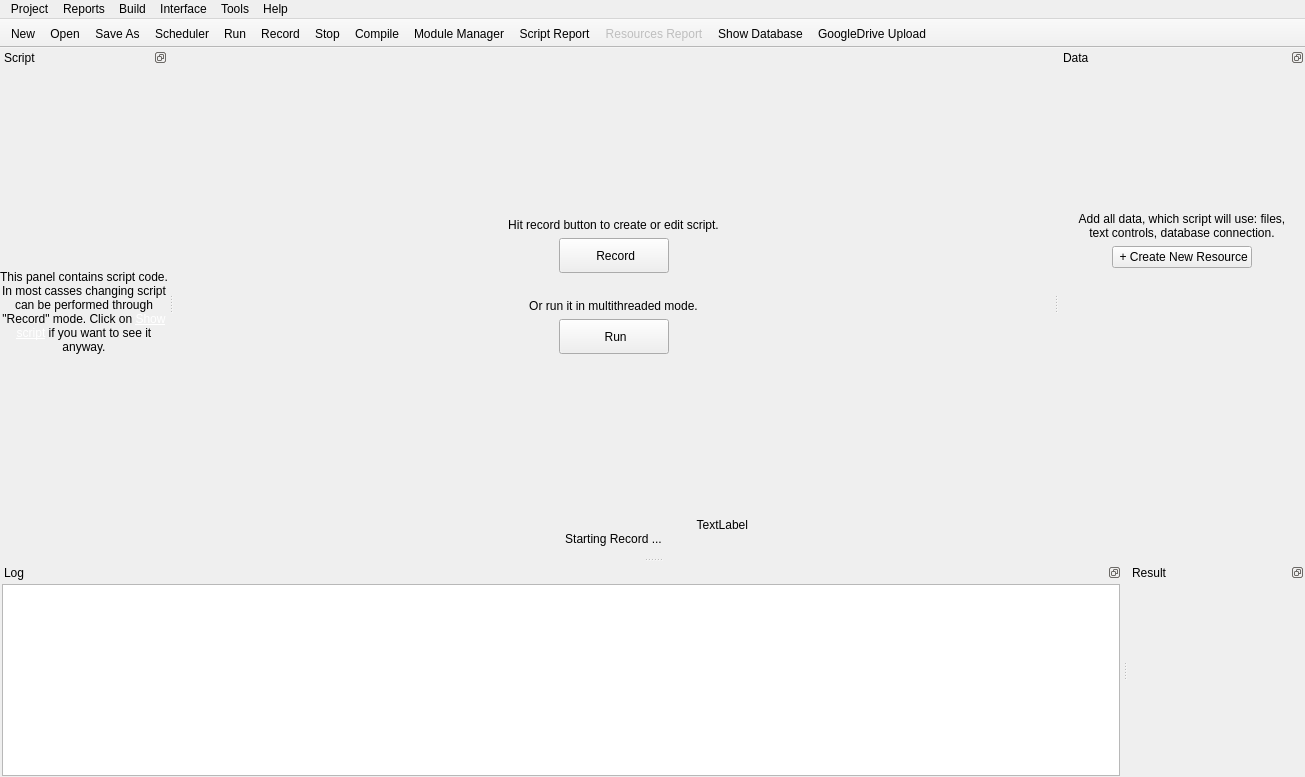
<?xml version="1.0" encoding="UTF-8"?>
<ui version="4.0">
 <class>MainWindow</class>
 <widget class="QMainWindow" name="MainWindow">
  <property name="geometry">
   <rect>
    <x>0</x>
    <y>0</y>
    <width>1305</width>
    <height>777</height>
   </rect>
  </property>
  <property name="windowTitle">
   <string notr="true">Browser Automation Studio</string>
  </property>
  <property name="windowIcon">
   <iconset resource="studio.qrc">
    <normaloff>:/studio/images/Logo.png</normaloff>:/studio/images/Logo.png</iconset>
  </property>
  <property name="dockNestingEnabled">
   <bool>false</bool>
  </property>
  <property name="dockOptions">
   <set>QMainWindow::ForceTabbedDocks</set>
  </property>
  <widget class="QWidget" name="centralWidget">
   <layout class="QVBoxLayout" name="verticalLayout">
    <property name="spacing">
     <number>0</number>
    </property>
    <item>
     <spacer name="VerticalSpacerRecordButtonUp">
      <property name="orientation">
       <enum>Qt::Vertical</enum>
      </property>
      <property name="sizeHint" stdset="0">
       <size>
        <width>20</width>
        <height>40</height>
       </size>
      </property>
     </spacer>
    </item>
    <item>
     <layout class="QVBoxLayout" name="LayoutBrowserInner">
      <property name="topMargin">
       <number>0</number>
      </property>
     </layout>
    </item>
    <item>
     <widget class="QWidget" name="RecordContent" native="true">
      <property name="minimumSize">
       <size>
        <width>0</width>
        <height>0</height>
       </size>
      </property>
      <layout class="QVBoxLayout" name="verticalLayout_3">
       <property name="spacing">
        <number>0</number>
       </property>
       <property name="leftMargin">
        <number>0</number>
       </property>
       <property name="topMargin">
        <number>0</number>
       </property>
       <property name="rightMargin">
        <number>0</number>
       </property>
       <property name="bottomMargin">
        <number>0</number>
       </property>
       <item>
        <layout class="QVBoxLayout" name="LayoutBrowser">
         <property name="spacing">
          <number>6</number>
         </property>
         <property name="topMargin">
          <number>0</number>
         </property>
         <item>
          <layout class="QVBoxLayout" name="verticalLayout_2">
           <property name="topMargin">
            <number>0</number>
           </property>
           <item>
            <widget class="QLabel" name="LabelBrowserHelper">
             <property name="sizePolicy">
              <sizepolicy hsizetype="Preferred" vsizetype="Maximum">
               <horstretch>0</horstretch>
               <verstretch>0</verstretch>
              </sizepolicy>
             </property>
             <property name="text">
         <string>&lt;html&gt;&lt;head/&gt;&lt;body&gt;&lt;p&gt;&lt;img src=&quot;:/engine/images/question_important.png&quot;/&gt; Hit record button to create or edit script.&lt;/p&gt;&lt;/body&gt;&lt;/html&gt;</string>
             </property>
             <property name="textFormat">
              <enum>Qt::RichText</enum>
             </property>
             <property name="pixmap">
              <pixmap resource="studio.qrc">:/studio/images/question.png</pixmap>
             </property>
             <property name="scaledContents">
              <bool>false</bool>
             </property>
             <property name="alignment">
              <set>Qt::AlignHCenter|Qt::AlignTop</set>
             </property>
             <property name="wordWrap">
              <bool>true</bool>
             </property>
             <property name="margin">
              <number>10</number>
             </property>
            </widget>
           </item>
          </layout>
         </item>
         <item>
          <layout class="QHBoxLayout" name="horizontalLayout_3">
           <property name="topMargin">
            <number>0</number>
           </property>
           <item>
            <spacer name="horizontalSpacer_3">
             <property name="orientation">
              <enum>Qt::Horizontal</enum>
             </property>
             <property name="sizeType">
              <enum>QSizePolicy::Expanding</enum>
             </property>
             <property name="sizeHint" stdset="0">
              <size>
               <width>20</width>
               <height>20</height>
              </size>
             </property>
            </spacer>
           </item>
           <item>
            <widget class="QPushButton" name="RecordButton">
             <property name="minimumSize">
              <size>
               <width>110</width>
               <height>35</height>
              </size>
             </property>
             <property name="maximumSize">
              <size>
               <width>9999</width>
               <height>9999</height>
              </size>
             </property>
             <property name="text">
              <string> Record</string>
             </property>
             <property name="icon">
              <iconset resource="studio.qrc">
               <normaloff>:/studio/images/Record.png</normaloff>:/studio/images/Record.png</iconset>
             </property>
             <property name="iconSize">
              <size>
               <width>20</width>
               <height>20</height>
              </size>
             </property>
            </widget>
           </item>
           <item>
            <spacer name="horizontalSpacer_2">
             <property name="orientation">
              <enum>Qt::Horizontal</enum>
             </property>
             <property name="sizeHint" stdset="0">
              <size>
               <width>40</width>
               <height>20</height>
              </size>
             </property>
            </spacer>
           </item>
          </layout>
         </item>
         <item>
          <layout class="QVBoxLayout" name="LayoutRunLabel">
           <property name="topMargin">
            <number>20</number>
           </property>
           <item>
            <widget class="QLabel" name="LabelRunHelper">
             <property name="text">
              <string>&lt;html&gt;&lt;head/&gt;&lt;body&gt;&lt;p&gt;&lt;img src=&quot;:/studio/images/question.png&quot;/&gt; Or run it in multithreaded mode.&lt;/p&gt;&lt;/body&gt;&lt;/html&gt;</string>
             </property>
             <property name="alignment">
              <set>Qt::AlignCenter</set>
             </property>
             <property name="wordWrap">
              <bool>true</bool>
             </property>
             <property name="margin">
              <number>10</number>
             </property>
            </widget>
           </item>
          </layout>
         </item>
         <item>
          <layout class="QHBoxLayout" name="horizontalLayout">
           <property name="topMargin">
            <number>0</number>
           </property>
           <item>
            <spacer name="horizontalSpacer_5">
             <property name="orientation">
              <enum>Qt::Horizontal</enum>
             </property>
             <property name="sizeHint" stdset="0">
              <size>
               <width>40</width>
               <height>20</height>
              </size>
             </property>
            </spacer>
           </item>
           <item>
            <widget class="QPushButton" name="RunButton">
             <property name="minimumSize">
              <size>
               <width>110</width>
               <height>35</height>
              </size>
             </property>
             <property name="text">
              <string> Run</string>
             </property>
             <property name="icon">
              <iconset resource="studio.qrc">
               <normaloff>:/studio/images/start.png</normaloff>:/studio/images/start.png</iconset>
             </property>
             <property name="iconSize">
              <size>
               <width>20</width>
               <height>20</height>
              </size>
             </property>
             <property name="flat">
              <bool>false</bool>
             </property>
            </widget>
           </item>
           <item>
            <spacer name="horizontalSpacer_6">
             <property name="orientation">
              <enum>Qt::Horizontal</enum>
             </property>
             <property name="sizeHint" stdset="0">
              <size>
               <width>40</width>
               <height>20</height>
              </size>
             </property>
            </spacer>
           </item>
          </layout>
         </item>
         <item>
          <widget class="RecentsWidget" name="Recents" native="true"/>
         </item>
        </layout>
       </item>
      </layout>
     </widget>
    </item>
    <item>
     <spacer name="verticalSpacer">
      <property name="orientation">
       <enum>Qt::Vertical</enum>
      </property>
      <property name="sizeHint" stdset="0">
       <size>
        <width>20</width>
        <height>40</height>
       </size>
      </property>
     </spacer>
    </item>
    <item>
     <layout class="QHBoxLayout" name="horizontalLayout_2">
      <property name="sizeConstraint">
       <enum>QLayout::SetDefaultConstraint</enum>
      </property>
      <property name="topMargin">
       <number>0</number>
      </property>
      <item>
       <spacer name="StatusLeft">
        <property name="orientation">
         <enum>Qt::Horizontal</enum>
        </property>
        <property name="sizeHint" stdset="0">
         <size>
          <width>40</width>
          <height>0</height>
         </size>
        </property>
       </spacer>
      </item>
      <item>
       <widget class="QLabel" name="LabelStatusText">
        <property name="sizePolicy">
         <sizepolicy hsizetype="Preferred" vsizetype="Minimum">
          <horstretch>0</horstretch>
          <verstretch>0</verstretch>
         </sizepolicy>
        </property>
        <property name="minimumSize">
         <size>
          <width>400</width>
          <height>0</height>
         </size>
        </property>
        <property name="maximumSize">
         <size>
          <width>16777215</width>
          <height>100</height>
         </size>
        </property>
        <property name="text">
         <string>TextLabel</string>
        </property>
        <property name="scaledContents">
         <bool>false</bool>
        </property>
        <property name="alignment">
         <set>Qt::AlignRight|Qt::AlignTrailing|Qt::AlignVCenter</set>
        </property>
        <property name="wordWrap">
         <bool>true</bool>
        </property>
       </widget>
      </item>
      <item>
       <widget class="QLabel" name="LabelStatus">
        <property name="sizePolicy">
         <sizepolicy hsizetype="Preferred" vsizetype="Minimum">
          <horstretch>0</horstretch>
          <verstretch>0</verstretch>
         </sizepolicy>
        </property>
        <property name="minimumSize">
         <size>
          <width>126</width>
          <height>0</height>
         </size>
        </property>
        <property name="maximumSize">
         <size>
          <width>126</width>
          <height>30</height>
         </size>
        </property>
        <property name="text">
         <string/>
        </property>
        <property name="alignment">
         <set>Qt::AlignRight|Qt::AlignTrailing|Qt::AlignVCenter</set>
        </property>
       </widget>
      </item>
      <item>
       <spacer name="StatusRight">
        <property name="orientation">
         <enum>Qt::Horizontal</enum>
        </property>
        <property name="sizeHint" stdset="0">
         <size>
          <width>40</width>
          <height>0</height>
         </size>
        </property>
       </spacer>
      </item>
     </layout>
    </item>
    <item>
     <layout class="QHBoxLayout" name="horizontalLayout_10">
      <property name="spacing">
       <number>0</number>
      </property>
      <property name="topMargin">
       <number>0</number>
      </property>
      <item>
       <widget class="QLabel" name="StartRecord">
        <property name="sizePolicy">
         <sizepolicy hsizetype="Preferred" vsizetype="Minimum">
          <horstretch>0</horstretch>
          <verstretch>0</verstretch>
         </sizepolicy>
        </property>
        <property name="text">
         <string>Starting Record ...</string>
        </property>
        <property name="alignment">
         <set>Qt::AlignCenter</set>
        </property>
        <property name="margin">
         <number>10</number>
        </property>
       </widget>
      </item>
     </layout>
    </item>
    <item>
     <spacer name="CenterStatus">
      <property name="orientation">
       <enum>Qt::Vertical</enum>
      </property>
      <property name="sizeType">
       <enum>QSizePolicy::Fixed</enum>
      </property>
      <property name="sizeHint" stdset="0">
       <size>
        <width>20</width>
        <height>0</height>
       </size>
      </property>
     </spacer>
    </item>
   </layout>
  </widget>
  <widget class="QMenuBar" name="menuBar">
   <property name="geometry">
    <rect>
     <x>0</x>
     <y>0</y>
     <width>1305</width>
     <height>21</height>
    </rect>
   </property>
   <widget class="QMenu" name="menuProject">
    <property name="title">
     <string>Project</string>
    </property>
    <widget class="QMenu" name="menuSettings">
     <property name="title">
      <string>Settings</string>
     </property>
     <property name="icon">
      <iconset resource="studio.qrc">
       <normaloff>:/studio/images/settings.png</normaloff>:/studio/images/settings.png</iconset>
     </property>
     <addaction name="actionInterface_language"/>
     <addaction name="actionLog_Location_Chooser"/>
    </widget>
    <addaction name="actionNew"/>
    <addaction name="actionOpen"/>
    <addaction name="actionOpenUrl"/>
    <addaction name="actionSave"/>
    <addaction name="actionSave_As"/>
    <addaction name="actionUploadToGoogleDrive"/>
    <addaction name="separator"/>
    <addaction name="actionShow_Database"/>
    <addaction name="separator"/>
    <addaction name="menuSettings"/>
    <addaction name="separator"/>
    <addaction name="actionLocalization"/>
    <addaction name="separator"/>
    <addaction name="actionExit"/>
   </widget>
   <widget class="QMenu" name="menuBuild">
    <property name="title">
     <string>Build</string>
    </property>
    <addaction name="actionCompile"/>
    <addaction name="actionRun"/>
    <addaction name="actionStop"/>
   </widget>
   <widget class="QMenu" name="menuHelp">
    <property name="title">
     <string>Help</string>
    </property>
    <addaction name="actionAbout_Engine"/>
    <addaction name="actionModules_Manager"/>
   </widget>
   <widget class="QMenu" name="menuReports">
    <property name="title">
     <string>Reports</string>
    </property>
    <addaction name="actionShow_Report"/>
    <addaction name="actionResourcesReport"/>
    <addaction name="actionShow_Profiler"/>
    <addaction name="actionHTTP_Sniffer"/>
   </widget>
   <widget class="QMenu" name="menuTools">
    <property name="title">
     <string>Tools</string>
    </property>
    <addaction name="actionRegexp_Constructor"/>
    <addaction name="actionScheduler"/>
    <addaction name="actionFingerprint_Switcher"/>
    <addaction name="actionDebug_Version"/>
   </widget>
   <widget class="QMenu" name="menuInterface">
    <property name="title">
     <string>Interface</string>
    </property>
    <addaction name="actionRestoreOriginal"/>
   </widget>
   <addaction name="menuProject"/>
   <addaction name="menuReports"/>
   <addaction name="menuBuild"/>
   <addaction name="menuInterface"/>
   <addaction name="menuTools"/>
   <addaction name="menuHelp"/>
  </widget>
  <widget class="QToolBar" name="toolBar">
   <property name="maximumSize">
    <size>
     <width>16777215</width>
     <height>30</height>
    </size>
   </property>
   <property name="windowTitle">
    <string>toolBar</string>
   </property>
   <property name="movable">
    <bool>false</bool>
   </property>
   <property name="iconSize">
    <size>
     <width>32</width>
     <height>32</height>
    </size>
   </property>
   <property name="toolButtonStyle">
    <enum>Qt::ToolButtonTextBesideIcon</enum>
   </property>
   <property name="floatable">
    <bool>false</bool>
   </property>
   <attribute name="toolBarArea">
    <enum>TopToolBarArea</enum>
   </attribute>
   <attribute name="toolBarBreak">
    <bool>false</bool>
   </attribute>
   <addaction name="actionNew"/>
   <addaction name="actionOpen"/>
   <addaction name="actionSave_As"/>
   <addaction name="actionScheduler"/>
   <addaction name="actionRun"/>
   <addaction name="actionRecord"/>
   <addaction name="actionStop"/>
   <addaction name="actionCompile"/>
   <addaction name="actionModules_Manager"/>
   <addaction name="actionShow_Report"/>
   <addaction name="actionResourcesReport"/>
   <addaction name="actionShow_Database"/>
   <addaction name="actionUploadToGoogleDrive"/>
  </widget>
  <widget class="QDockWidget" name="dockWidgetData">
   <property name="minimumSize">
    <size>
     <width>88</width>
     <height>107</height>
    </size>
   </property>
   <property name="features">
    <set>QDockWidget::DockWidgetFloatable|QDockWidget::DockWidgetMovable</set>
   </property>
   <property name="windowTitle">
    <string>Data</string>
   </property>
   <attribute name="dockWidgetArea">
    <number>2</number>
   </attribute>
   <widget class="QWidget" name="dockWidgetContents_2">
    <property name="sizePolicy">
     <sizepolicy hsizetype="Preferred" vsizetype="Preferred">
      <horstretch>0</horstretch>
      <verstretch>0</verstretch>
     </sizepolicy>
    </property>
    <property name="minimumSize">
     <size>
      <width>0</width>
      <height>0</height>
     </size>
    </property>
    <property name="sizeIncrement">
     <size>
      <width>800</width>
      <height>0</height>
     </size>
    </property>
    <property name="baseSize">
     <size>
      <width>0</width>
      <height>0</height>
     </size>
    </property>
    <layout class="QHBoxLayout" name="horizontalLayout_6">
     <property name="spacing">
      <number>0</number>
     </property>
     <property name="leftMargin">
      <number>2</number>
     </property>
     <property name="topMargin">
      <number>2</number>
     </property>
     <property name="rightMargin">
      <number>2</number>
     </property>
     <property name="bottomMargin">
      <number>2</number>
     </property>
     <item>
      <widget class="QScrollArea" name="scrollArea">
       <property name="styleSheet">
        <string notr="true"/>
       </property>
       <property name="frameShape">
        <enum>QFrame::NoFrame</enum>
       </property>
       <property name="widgetResizable">
        <bool>true</bool>
       </property>
       <widget class="QWidget" name="scrollAreaWidgetContents">
        <property name="geometry">
         <rect>
          <x>0</x>
          <y>0</y>
          <width>241</width>
          <height>470</height>
         </rect>
        </property>
        <layout class="QHBoxLayout" name="horizontalLayout_4">
         <item>
          <layout class="QVBoxLayout" name="verticalLayout_6">
           <property name="spacing">
            <number>6</number>
           </property>
           <property name="topMargin">
            <number>0</number>
           </property>
           <item>
            <spacer name="SpacerResourcesTop">
             <property name="orientation">
              <enum>Qt::Vertical</enum>
             </property>
             <property name="sizeHint" stdset="0">
              <size>
               <width>20</width>
               <height>40</height>
              </size>
             </property>
            </spacer>
           </item>
           <item>
            <widget class="QLabel" name="label">
             <property name="sizePolicy">
              <sizepolicy hsizetype="Preferred" vsizetype="Maximum">
               <horstretch>0</horstretch>
               <verstretch>0</verstretch>
              </sizepolicy>
             </property>
             <property name="text">
              <string>&lt;html&gt;&lt;head/&gt;&lt;body&gt;&lt;p&gt;&lt;img src=&quot;:/engine/images/question.png&quot;/&gt; Add all data, which script will use: files, text controls, database connection.&lt;/p&gt;&lt;/body&gt;&lt;/html&gt;</string>
             </property>
             <property name="textFormat">
              <enum>Qt::RichText</enum>
             </property>
             <property name="pixmap">
              <pixmap resource="../Engine/engine.qrc">:/engine/images/question.png</pixmap>
             </property>
             <property name="alignment">
              <set>Qt::AlignHCenter|Qt::AlignTop</set>
             </property>
             <property name="wordWrap">
              <bool>true</bool>
             </property>
             <property name="margin">
              <number>3</number>
             </property>
            </widget>
           </item>
           <item>
            <layout class="QHBoxLayout" name="horizontalLayout_5">
             <property name="bottomMargin">
              <number>6</number>
             </property>
             <item>
              <spacer name="horizontalSpacer_4">
               <property name="orientation">
                <enum>Qt::Horizontal</enum>
               </property>
               <property name="sizeHint" stdset="0">
                <size>
                 <width>40</width>
                 <height>20</height>
                </size>
               </property>
              </spacer>
             </item>
             <item>
              <widget class="QPushButton" name="ButtonAddNewResource">
               <property name="text">
                <string> + Create New Resource</string>
               </property>
              </widget>
             </item>
             <item>
              <spacer name="horizontalSpacer">
               <property name="orientation">
                <enum>Qt::Horizontal</enum>
               </property>
               <property name="sizeHint" stdset="0">
                <size>
                 <width>40</width>
                 <height>20</height>
                </size>
               </property>
              </spacer>
             </item>
            </layout>
           </item>
           <item>
            <spacer name="SpacerResourcesBottom">
             <property name="orientation">
              <enum>Qt::Vertical</enum>
             </property>
             <property name="sizeHint" stdset="0">
              <size>
               <width>20</width>
               <height>40</height>
              </size>
             </property>
            </spacer>
           </item>
           <item>
            <widget class="QWidget" name="DataWidget" native="true">
             <property name="sizePolicy">
              <sizepolicy hsizetype="Preferred" vsizetype="MinimumExpanding">
               <horstretch>0</horstretch>
               <verstretch>0</verstretch>
              </sizepolicy>
             </property>
            </widget>
           </item>
          </layout>
         </item>
        </layout>
       </widget>
      </widget>
     </item>
    </layout>
   </widget>
  </widget>
  <widget class="QDockWidget" name="dockWidgetScript">
   <property name="features">
    <set>QDockWidget::DockWidgetFloatable|QDockWidget::DockWidgetMovable</set>
   </property>
   <property name="windowTitle">
    <string>Script</string>
   </property>
   <attribute name="dockWidgetArea">
    <number>1</number>
   </attribute>
   <widget class="QWidget" name="dockWidgetContents_4">
    <layout class="QHBoxLayout" name="horizontalLayout_7">
     <property name="spacing">
      <number>0</number>
     </property>
     <property name="leftMargin">
      <number>0</number>
     </property>
     <property name="topMargin">
      <number>0</number>
     </property>
     <property name="rightMargin">
      <number>0</number>
     </property>
     <property name="bottomMargin">
      <number>0</number>
     </property>
     <item>
      <layout class="QVBoxLayout" name="ScriptLayout">
       <property name="spacing">
        <number>0</number>
       </property>
       <item>
        <widget class="QLabel" name="ScriptLabel">
         <property name="text">
          <string>&lt;html&gt;&lt;head/&gt;&lt;body&gt;&lt;p&gt;&lt;img src=&quot;:/studio/images/question.png&quot;/&gt; This panel contains script code. In most casses changing script can be performed through &quot;Record&quot; mode. Click on &lt;a href='open://script' style='color:white'&gt;Show script&lt;/a&gt; if you want to see it anyway.&lt;/p&gt;&lt;/body&gt;&lt;/html&gt;</string>
         </property>
         <property name="alignment">
          <set>Qt::AlignCenter</set>
         </property>
         <property name="wordWrap">
          <bool>true</bool>
         </property>
         <property name="margin">
          <number>10</number>
         </property>
        </widget>
       </item>
      </layout>
     </item>
    </layout>
   </widget>
  </widget>
  <widget class="QDockWidget" name="dockWidgetOutput">
   <property name="features">
    <set>QDockWidget::DockWidgetFloatable|QDockWidget::DockWidgetMovable</set>
   </property>
   <property name="windowTitle">
    <string>Log</string>
   </property>
   <attribute name="dockWidgetArea">
    <number>8</number>
   </attribute>
   <widget class="QWidget" name="DockLog">
    <layout class="QHBoxLayout" name="horizontalLayout_8">
     <property name="spacing">
      <number>2</number>
     </property>
     <property name="leftMargin">
      <number>2</number>
     </property>
     <property name="topMargin">
      <number>2</number>
     </property>
     <property name="rightMargin">
      <number>2</number>
     </property>
     <property name="bottomMargin">
      <number>1</number>
     </property>
     <item>
      <widget class="QTextBrowser" name="EditOutput">
       <property name="lineWrapMode">
        <enum>QTextEdit::NoWrap</enum>
       </property>
       <property name="readOnly">
        <bool>true</bool>
       </property>
       <property name="acceptRichText">
        <bool>true</bool>
       </property>
       <property name="openExternalLinks">
        <bool>true</bool>
       </property>
      </widget>
     </item>
    </layout>
   </widget>
  </widget>
  <widget class="QDockWidget" name="dockWidgetResult">
   <property name="features">
    <set>QDockWidget::DockWidgetFloatable|QDockWidget::DockWidgetMovable</set>
   </property>
   <property name="windowTitle">
    <string>Result</string>
   </property>
   <attribute name="dockWidgetArea">
    <number>8</number>
   </attribute>
   <widget class="QWidget" name="dockWidgetContents_6">
    <layout class="QHBoxLayout" name="horizontalLayout_9">
     <property name="spacing">
      <number>1</number>
     </property>
     <property name="leftMargin">
      <number>2</number>
     </property>
     <property name="topMargin">
      <number>2</number>
     </property>
     <property name="rightMargin">
      <number>2</number>
     </property>
     <property name="bottomMargin">
      <number>2</number>
     </property>
    </layout>
   </widget>
  </widget>
  <action name="actionNew">
   <property name="icon">
    <iconset resource="studio.qrc">
     <normaloff>:/studio/images/new.png</normaloff>:/studio/images/new.png</iconset>
   </property>
   <property name="text">
    <string>New</string>
   </property>
   <property name="shortcut">
    <string>Ctrl+N</string>
   </property>
  </action>
  <action name="actionOpen">
   <property name="icon">
    <iconset resource="studio.qrc">
     <normaloff>:/studio/images/open.png</normaloff>:/studio/images/open.png</iconset>
   </property>
   <property name="text">
    <string>Open</string>
   </property>
   <property name="shortcut">
    <string>Ctrl+O</string>
   </property>
  </action>
  <action name="actionSave">
   <property name="icon">
    <iconset resource="studio.qrc">
     <normaloff>:/studio/images/save.png</normaloff>:/studio/images/save.png</iconset>
   </property>
   <property name="text">
    <string>Save</string>
   </property>
   <property name="shortcut">
    <string>Ctrl+S</string>
   </property>
  </action>
  <action name="actionExit">
   <property name="text">
    <string>Exit</string>
   </property>
   <property name="shortcut">
    <string>Ctrl+Q</string>
   </property>
  </action>
  <action name="actionCompile">
   <property name="icon">
    <iconset resource="studio.qrc">
     <normaloff>:/studio/images/box.png</normaloff>:/studio/images/box.png</iconset>
   </property>
   <property name="text">
    <string>Compile</string>
   </property>
   <property name="shortcut">
    <string>Ctrl+F5</string>
   </property>
  </action>
  <action name="actionRun">
   <property name="icon">
    <iconset resource="studio.qrc">
     <normaloff>:/studio/images/start.png</normaloff>:/studio/images/start.png</iconset>
   </property>
   <property name="text">
    <string>Run</string>
   </property>
   <property name="shortcut">
    <string>F5</string>
   </property>
  </action>
  <action name="actionStop">
   <property name="icon">
    <iconset resource="studio.qrc">
     <normaloff>:/studio/images/stop.png</normaloff>:/studio/images/stop.png</iconset>
   </property>
   <property name="text">
    <string>Stop</string>
   </property>
  </action>
  <action name="actionSave_As">
   <property name="icon">
    <iconset resource="studio.qrc">
     <normaloff>:/studio/images/saveas.png</normaloff>:/studio/images/saveas.png</iconset>
   </property>
   <property name="text">
    <string>Save As</string>
   </property>
  </action>
  <action name="actionTest">
   <property name="text">
    <string>test</string>
   </property>
  </action>
  <action name="actionAbout_Engine">
   <property name="icon">
    <iconset resource="studio.qrc">
     <normaloff>:/studio/images/Logo.png</normaloff>:/studio/images/Logo.png</iconset>
   </property>
   <property name="text">
    <string>About Engine</string>
   </property>
  </action>
  <action name="actionAbout_Qt">
   <property name="text">
    <string>About Qt</string>
   </property>
  </action>
  <action name="actionDocumentation">
   <property name="icon">
    <iconset resource="studio.qrc">
     <normaloff>:/studio/images/question.png</normaloff>:/studio/images/question.png</iconset>
   </property>
   <property name="text">
    <string>Documentation</string>
   </property>
  </action>
  <action name="actionLocalization">
   <property name="icon">
    <iconset resource="studio.qrc">
     <normaloff>:/studio/images/language.png</normaloff>:/studio/images/language.png</iconset>
   </property>
   <property name="text">
    <string>Localization</string>
   </property>
  </action>
  <action name="actionInterface_language">
   <property name="icon">
    <iconset resource="studio.qrc">
     <normaloff>:/studio/images/language.png</normaloff>:/studio/images/language.png</iconset>
   </property>
   <property name="text">
    <string>Interface Language</string>
   </property>
  </action>
  <action name="actionShow_Report">
   <property name="icon">
    <iconset resource="../Engine/engine.qrc">
     <normaloff>:/engine/images/report.png</normaloff>:/engine/images/report.png</iconset>
   </property>
   <property name="text">
    <string>Script Report</string>
   </property>
  </action>
  <action name="actionLog_Location_Chooser">
   <property name="icon">
    <iconset resource="../Engine/engine.qrc">
     <normaloff>:/engine/images/log.png</normaloff>:/engine/images/log.png</iconset>
   </property>
   <property name="text">
    <string>Log Location Chooser</string>
   </property>
  </action>
  <action name="actionResourcesReport">
   <property name="enabled">
    <bool>false</bool>
   </property>
   <property name="icon">
    <iconset resource="studio.qrc">
     <normaloff>:/studio/images/resources_ok.png</normaloff>:/studio/images/resources_ok.png</iconset>
   </property>
   <property name="text">
    <string>Resources Report</string>
   </property>
   <property name="toolTip">
    <string>Resources Report</string>
   </property>
  </action>
  <action name="actionShow">
   <property name="text">
    <string>Show</string>
   </property>
  </action>
  <action name="actionShow_Database">
   <property name="icon">
    <iconset resource="../Engine/engine.qrc">
     <normaloff>:/engine/images/database.png</normaloff>:/engine/images/database.png</iconset>
   </property>
   <property name="text">
    <string>Show Database</string>
   </property>
  </action>
  <action name="actionEdit_Schema">
   <property name="text">
    <string>Edit Schema</string>
   </property>
  </action>
  <action name="actionDelete_Schema">
   <property name="text">
    <string>Delete Schema</string>
   </property>
  </action>
  <action name="actionRecord">
   <property name="icon">
    <iconset resource="studio.qrc">
     <normaloff>:/studio/images/Record.png</normaloff>:/studio/images/Record.png</iconset>
   </property>
   <property name="text">
    <string>Record</string>
   </property>
  </action>
  <action name="actionModules_Manager">
   <property name="icon">
    <iconset resource="../Engine/engine.qrc">
     <normaloff>:/engine/images/modules.png</normaloff>:/engine/images/modules.png</iconset>
   </property>
   <property name="text">
    <string>Module Manager</string>
   </property>
  </action>
  <action name="actionRegexp_Constructor">
   <property name="icon">
    <iconset resource="studio.qrc">
     <normaloff>:/studio/images/regexp.png</normaloff>:/studio/images/regexp.png</iconset>
   </property>
   <property name="text">
    <string>Regular Expression Constructor</string>
   </property>
  </action>
  <action name="actionFingerprint_Switcher">
   <property name="icon">
    <iconset resource="studio.qrc">
     <normaloff>:/studio/images/fingerprint.png</normaloff>:/studio/images/fingerprint.png</iconset>
   </property>
   <property name="text">
    <string>Fingerprint Switcher</string>
   </property>
  </action>
  <action name="actionRestoreOriginal">
   <property name="text">
    <string>Restore Original</string>
   </property>
   <property name="toolTip">
    <string>Restore Original</string>
   </property>
  </action>
  <action name="actionShow_Profiler">
   <property name="icon">
    <iconset resource="../Engine/engine.qrc">
     <normaloff>:/engine/images/racing.png</normaloff>:/engine/images/racing.png</iconset>
   </property>
   <property name="text">
    <string>Measure action execution time</string>
   </property>
  </action>
  <action name="actionHTTP_Sniffer">
   <property name="text">
    <string>HTTP Sniffer</string>
   </property>
  </action>
  <action name="actionOpenUrl">
   <property name="icon">
    <iconset resource="studio.qrc">
     <normaloff>:/studio/images/download.png</normaloff>:/studio/images/download.png</iconset>
   </property>
   <property name="text">
    <string>Open From Url</string>
   </property>
  </action>
  <action name="actionUploadToGoogleDrive">
   <property name="icon">
    <iconset resource="studio.qrc">
     <normaloff>:/studio/images/drive.png</normaloff>:/studio/images/drive.png</iconset>
   </property>
   <property name="text">
    <string>GoogleDrive Upload</string>
   </property>
  </action>
  <action name="actionScheduler">
   <property name="icon">
    <iconset resource="../Engine/engine.qrc">
     <normaloff>:/engine/images/scheduler.png</normaloff>:/engine/images/scheduler.png</iconset>
   </property>
   <property name="text">
    <string>Scheduler</string>
   </property>
  </action>
  <action name="actionDebug_Version">
   <property name="icon">
    <iconset resource="studio.qrc">
     <normaloff>:/studio/images/bug.png</normaloff>:/studio/images/bug.png</iconset>
   </property>
   <property name="text">
    <string>Debug Version</string>
   </property>
  </action>
 </widget>
 <layoutdefault spacing="6" margin="11"/>
 <customwidgets>
  <customwidget>
   <class>RecentsWidget</class>
   <extends>QWidget</extends>
   <header>recentswidget.h</header>
   <container>1</container>
  </customwidget>
 </customwidgets>
 <resources>
  <include location="../Engine/engine.qrc"/>
  <include location="studio.qrc"/>
 </resources>
 <connections/>
</ui>
